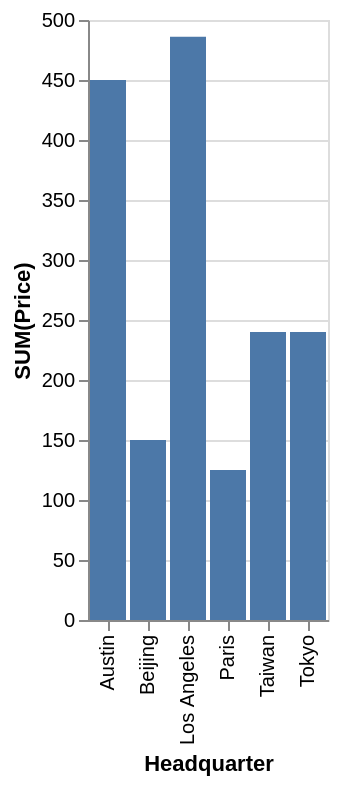

Write the Vega-Lite specification saved for this chart.
### Vega-Lite specification from a JSON file in a GitHub repository (floating-point values rounded to 4 significant figures)
{"data": {"values": [{"x_data": "Austin", "y_data": 450}, {"x_data": "Beijing", "y_data": 150}, {"x_data": "Los Angeles", "y_data": 486}, {"x_data": "Paris", "y_data": 125}, {"x_data": "Taiwan", "y_data": 240}, {"x_data": "Tokyo", "y_data": 240}]}, "mark": "bar", "encoding": {"x": {"field": "x_data", "type": "nominal", "title": "Headquarter", "sort": "ascending"}, "y": {"field": "y_data", "type": "quantitative", "title": "SUM(Price)"}}}
